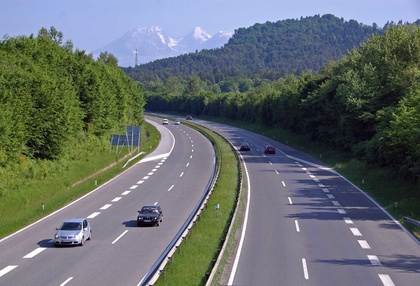
%> input picture Project1/692_FreewaySlovenia.jpg, 420 x 286 px, shrunk from 900 x 613 before the run
$ octave --eval "result = Hough(imread('692_FreewaySlovenia.jpg'));"   (GNU Octave 9; MATLAB toolbox functions it lacks are replaced by stand-ins)
%> lines starting %> are read from the running program, lines starting %| are printed output that depends on the picture; in (x1, y1, x2, y2) boxes, pixels count from 0 and x2, y2 are one past the last pixel; in counts of white or black regions, pixels touching at a corner belong together; the program's own positions count from 1
function [left, right] = Hough(pic)
%edge detection
shape = size(pic);
%> shape = [286 420 3]
gray_pic = rgb2gray(pic);
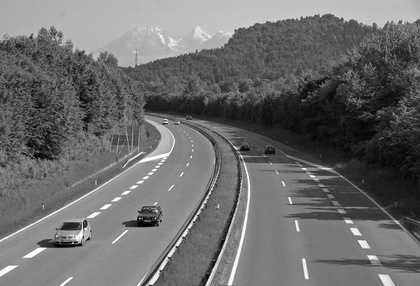
%> gray_pic: size 286x420 uint8; min 1, max 255, mean 107.9
edge_pic = edge(gray_pic,'canny',[0.31,0.36]);
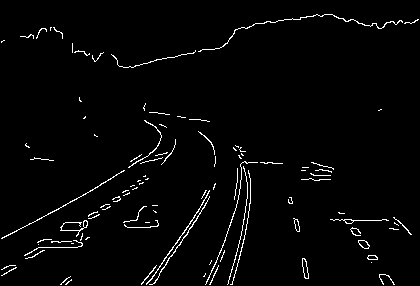
%> edge_pic: size 286x420 logical; 2.4% white in thin lines or dots

%region masking
target_x=0.4;
target_y=0.6*shape(1);
%> target_y = 171.6
a=[shape(2)*target_x,shape(2)*(1-target_x),shape(2),0];
%> a = [168 252 420 0]
b=[target_y,target_y,shape(1),shape(1)];
%> b = [171.6 171.6 286 286]
bw=roipoly(pic,a,b);
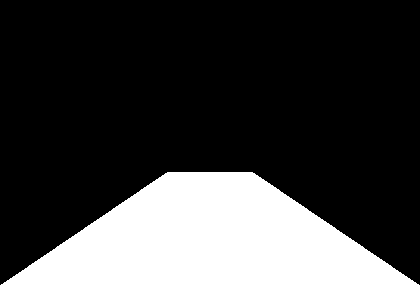
%> bw: size 286x420 logical; 24.1% white; 1 white region, box (x1, y1, x2, y2) and area: (0, 172, 420, 286) 28896
BW=(edge_pic(:,:,1)&bw);
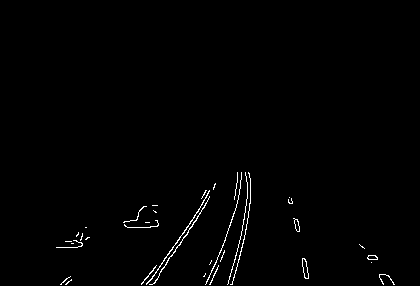
%> BW: size 286x420 logical; 0.96% white in thin lines or dots, all inside (x1, y1, x2, y2) = (56, 172, 395, 285)
% imshow(BW);

%hough line detection
[H,T,R] = hough(BW);
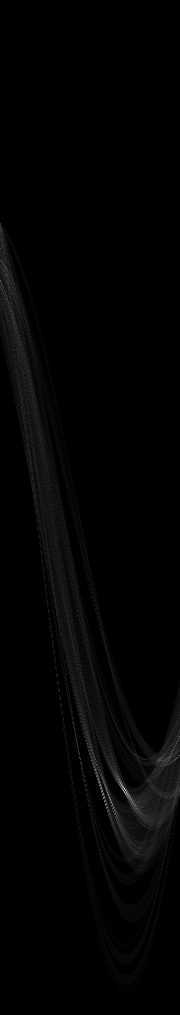
%> H: size 1015x180 double; min 0, max 87, mean 1.1; drawn with min black and max white
%> T = 180 values from -90 to 89; R = 1015 values from -507 to 507
P=houghpeaks(H,3);
%> P = [791 126; 786 122; 798 110]
lines = houghlines(BW,T,R,P,'FillGap',4,'MinLength',5);
%> lines = 4 lines; point1 to point2 (x, y): (148, 284) to (201, 208), (189, 227) to (210, 192), (162, 272) to (178, 247), (155, 284) to (160, 276)
% [7 lines of commented-out code are left out]
thetas = [];
linePoints = {};
for i = 1:length(lines)
    foundTheta = false;
    for j = 1:length(thetas)
        if thetas(j) == lines(i).theta
            linePoints{j} = [linePoints{j};lines(i).point1, lines(i).point2];
            foundTheta = true;
            break;
        end
    end
    if foundTheta == false
        thetas = [thetas,lines(i).theta];
        linePoints{length(thetas)} = [lines(i).point1, lines(i).point2];
    end
end
%> this loop made 4 passes
%> thetas on passes 1 to 2: 35, [35 31]
%> after the loop, linePoints = {[148 284 201 208], [155 284 160 276; 162 272 178 247; 189 227 210 192]}

%merge the grouped lines - i.e. extend the line.
line = zeros(length(thetas),4);
for i = 1:length(thetas)
    dist = 0;
    for j = 1: size(linePoints{i},1)
        for k = 1: size(linePoints{i},1)
            dist1 = sqrt((linePoints{i}(j,1)-linePoints{i}(k,3)).^2 + (linePoints{i}(j,2)-linePoints{i}(k,4)).^2);
            if dist < dist1
                line(i,:) = [linePoints{i}(j,1), linePoints{i}(j,2), linePoints{i}(k,3), linePoints{i}(k,4)];
                dist = dist1;
            end
        end
    end

end
%> this loop made 2 passes
%> after the loop, line = [148 284 201 208; 155 284 210 192]

% merge multiple left and right lines to get single left and single right
% line
thetaPos = thetas > 0;
%> thetaPos = [true true]
thetaNeg = thetas < 0;
%> thetaNeg = [false false]
left = [sum(line(thetaPos,1))/sum(thetaPos), sum(line(thetaPos,2))/sum(thetaPos), sum(line(thetaPos,3))/sum(thetaPos), sum(line(thetaPos,4))/sum(thetaPos)];
%> left = [151.5 284 205.5 200]
right = [sum(line(thetaNeg,1))/sum(thetaNeg), sum(line(thetaNeg,2))/sum(thetaNeg), sum(line(thetaNeg,3))/sum(thetaNeg), sum(line(thetaNeg,4))/sum(thetaNeg)];
%> right = [NaN NaN NaN NaN]
%> `result = Hough(imread('692_FreewaySlovenia.jpg'));`: result = [151.5 284 205.5 200]

% plot([left(1),left(3)],[left(2),left(4)],'LineWidth',2,'Color','blue');
% plot([right(1),right(3)],[right(2),right(4)],'LineWidth',2,'Color','blue');

end

$ run again, on Project1/exit-ramp.jpg
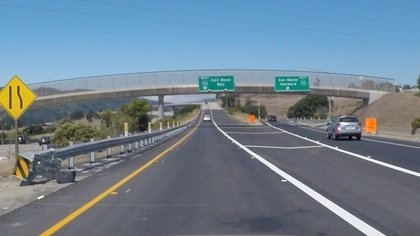
%> input picture Project1/exit-ramp.jpg, 420 x 236 px, shrunk from 960 x 540 before the run
%> in Hough, `edge_pic = edge(gray_pic,'canny',[0.31,0.36]);`:
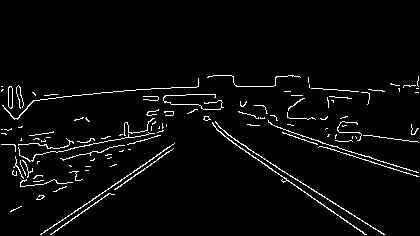
%> edge_pic: size 236x420 logical; 3.5% white in thin lines or dots, all inside (x1, y1, x2, y2) = (1, 75, 419, 235)
%> bw: size 236x420 logical; 24.1% white; 1 white region, box (x1, y1, x2, y2) and area: (0, 142, 420, 236) 23856
%> BW: size 236x420 logical; 0.82% white in thin lines or dots, all inside (x1, y1, x2, y2) = (40, 142, 385, 235)
%> in Hough, `[H,T,R] = hough(BW);`:
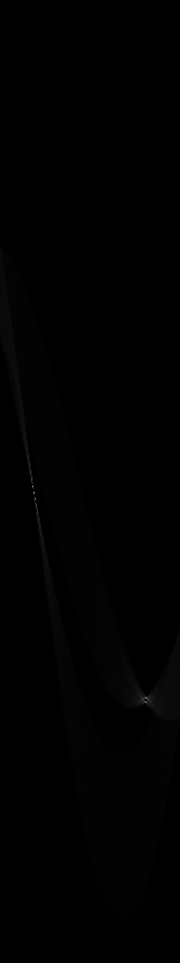
%> H: size 963x180 double; min 0, max 155, mean 0.8
%> T = 180 values from -90 to 89; R = 963 values from -481 to 481
%> P = [487 33; 499 36; 698 147]
%> lines = 3 lines; point1 to point2 (x, y): (175, 144) to (41, 235), (248, 149) to (385, 235), (233, 143) to (365, 235)
%> the loop in Hough, `for i = 1:length(lines)` made 3 passes
%> thetas on passes 1 to 3: -58, [-58 -55], [-58 -55 56]
%> after the loop in Hough, `for i = 1:length(lines)`: linePoints = {[248 149 385 235], [233 143 365 235], [175 144 41 235]}
%> the loop in Hough, `for i = 1:length(thetas)` made 3 passes
%> after the loop in Hough, `for i = 1:length(thetas)`: line = [248 149 385 235; 233 143 365 235; 175 144 41 235]
%> thetaPos = [false false true]
%> thetaNeg = [true true false]
%> left = [175 144 41 235]
%> right = [240.5 146 375 235]
%> result = [175 144 41 235]

$ run again, on Project1/highway-construction-service-500x500.jpg
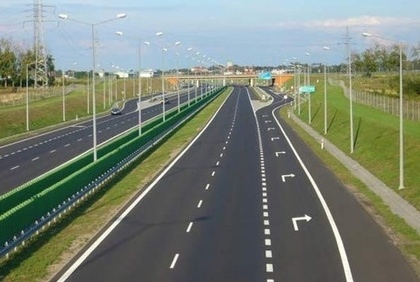
%> input picture Project1/highway-construction-service-500x500.jpg, 420 x 282 px, shrunk from 500 x 336 before the run
%> in Hough, `edge_pic = edge(gray_pic,'canny',[0.31,0.36]);`:
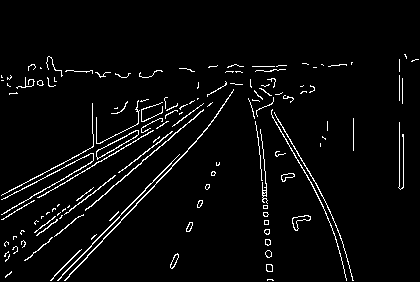
%> edge_pic: size 282x420 logical; 3.9% white in thin lines or dots, all inside (x1, y1, x2, y2) = (1, 54, 419, 281)
%> bw: size 282x420 logical; 24.2% white; 1 white region, box (x1, y1, x2, y2) and area: (0, 169, 420, 282) 28644
%> BW: size 282x420 logical; 0.88% white in thin lines or dots, all inside (x1, y1, x2, y2) = (50, 169, 354, 281)
%> in Hough, `[H,T,R] = hough(BW);`:
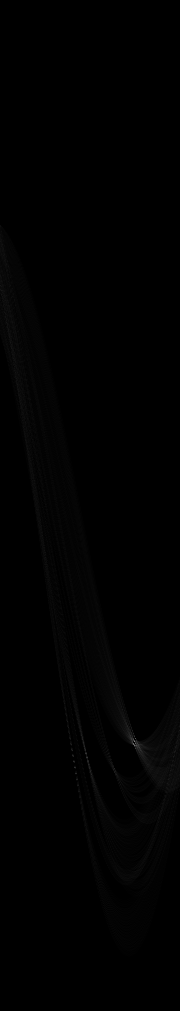
%> H: size 1011x180 double; min 0, max 127, mean 1
%> T = 180 values from -90 to 89; R = 1011 values from -505 to 505
%> P = [742 135]
%> lines = 1 line; point1 to point2 (x, y): (58, 281) to (163, 173)
%> the loop in Hough, `for i = 1:length(lines)` made 1 pass
%> thetas on pass 1: 44
%> after the loop in Hough, `for i = 1:length(lines)`: linePoints = {[58 281 163 173]}
%> the loop in Hough, `for i = 1:length(thetas)` made 1 pass
%> after the loop in Hough, `for i = 1:length(thetas)`: line = [58 281 163 173]
%> thetaPos = true
%> thetaNeg = false
%> left = [58 281 163 173]
%> right = [NaN NaN NaN NaN]
%> result = [58 281 163 173]
